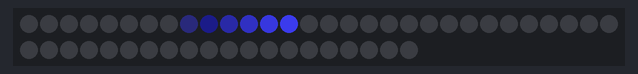
This sketch was run on a simulated Arduino Uno, built with avr-gcc and run on an emulated ATmega328P. Parts: 50 RGB LEDs in strip order, left to right, continuing on the next row. Dim RGB values are drawn brighter than linear; no radio packets arrive unless stated.

Above: at 0.46 s.
At 9.45 s:
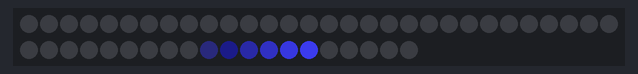
At 18.78 s:
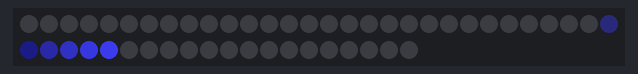
At 28.1 s:
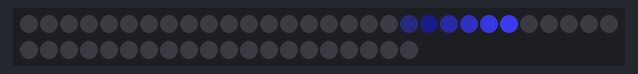
At 37.09 s:
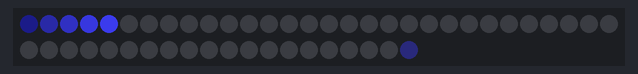

The sketch:

Cylon-en-riktning-blue-rfsync.ino
```cpp
#include "FastLED.h"
#include <VirtualWire.h>
// Load with card: ArduinoUNO
// Programmer:     AVR ISP

const int led_pin = 13;
const int transmit_pin = 12;
const int receive_pin = 11;
const int transmit_en_pin = 3;

// How many leds in your strip?
#define NUM_LEDS 50

// For led chips like Neopixels, which have a data line, ground, and power, you just
// need to define DATA_PIN.  For led chipsets that are SPI based (four wires - data, clock,
// ground, and power), like the LPD8806, define both DATA_PIN and CLOCK_PIN
#define DATA_PIN 3
#define CLOCK_PIN 13

// Define the array of leds
CRGB leds[NUM_LEDS];

void setup() {
	// FastLED.addLeds<NEOPIXEL,DATA_PIN>(leds, NUM_LEDS);
        FastLED.addLeds<WS2801, DATA_PIN, CLOCK_PIN, RGB>(leds, NUM_LEDS);
        //initialize RF-lib
        setupRF();
}

//Setup Radio
void setupRF() {
 // Initialise the IO and ISR
  vw_set_tx_pin(transmit_pin);
  vw_set_rx_pin(receive_pin);
  vw_set_ptt_pin(transmit_en_pin);
  vw_set_ptt_inverted(true); // Required for DR3100
  vw_setup(2000);	 // Bits per sec
  pinMode(led_pin, OUTPUT);
}

void txSyncSignal() {
  char msg[1] = {'1'}; //Send a 1, to indicate sync
  digitalWrite(led_pin, HIGH); // Flash a light to show transmitting
  vw_send((uint8_t *)msg, 1);
  vw_wait_tx(); // Wait until the whole message is gone
  digitalWrite(led_pin, LOW);
 // delay(1000);
}


void loop() {
         //Let the world know we run
	// First slide the led in one direction
	int i = 0;
        int msDelay = 30;

        txSyncSignal(); //Send out a Sync to anyone listening

        while ( 1 ) {

                int led_0 = (i) % NUM_LEDS;
                int led_1 = (i+1) % NUM_LEDS;
                int led_2 = (i+2) % NUM_LEDS;
                int led_3 = (i+3) % NUM_LEDS;
                int led_4 = (i+4) % NUM_LEDS;
                int led_5 = (i+5) % NUM_LEDS;

		leds[led_0] = CHSV( 160, 128, 25);
                leds[led_1] = CHSV( 160, 128, 50);
                leds[led_2] = CHSV( 160, 128, 100);
                leds[led_3] = CHSV( 160, 128, 150);
                leds[led_4] = CHSV( 160, 128, 200);
                leds[led_5] = CHSV( 160, 128, 225);

                FastLED.show();
                leds[led_0]   = CRGB::Black;
                leds[led_1]   = CRGB::Black;
                leds[led_2]   = CRGB::Black;
                leds[led_3]   = CRGB::Black;
                leds[led_4]   = CRGB::Black;
                leds[led_5]   = CRGB::Black;
                i++;
                delay(msDelay);

                if ( i >= NUM_LEDS ) {
                   i=0; //reset to sync
                   break;
                }
             }
	}
```
